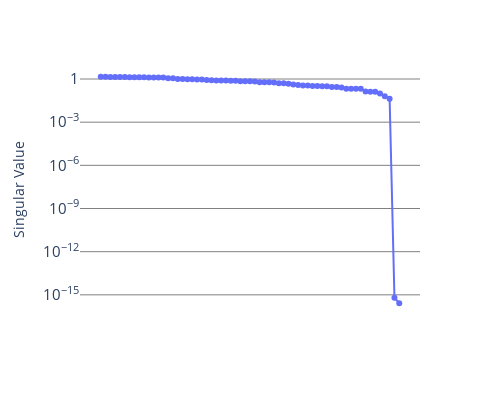

Notebook code cell kept with this figure:
### Code cell
print(K.shape)
s,v = spectral_dec(K)
df = {"Ordered Singular Values":np.arange(len(s),dtype=int),"Singular Value":np.array(s)}
fig = px.line(df,x="Ordered Singular Values",y="Singular Value",log_y=True,markers=".")
fig.update_xaxes(visible=False)
fig.update_yaxes(exponentformat="power",gridcolor="gray")
fig.update_layout(width=500,height=400,plot_bgcolor="white",)
fig.show()
# fig.write_image("../figures/degeneratekernel.pdf")

### Figure 1 — Plotly figure (JSON) as saved in the notebook; plotly's stock layout.template omitted (floating-point values rounded to 4 significant figures)
{"data": [{"hovertemplate": "Ordered Singular Values=%{x}<br>Singular Value=%{y}<extra></extra>", "legendgroup": "", "line": {"color": "#636efa", "dash": "solid"}, "marker": {"symbol": "circle"}, "mode": "markers+lines", "name": "", "orientation": "v", "showlegend": false, "type": "scatter", "x": [0, 1, 2, 3, 4, 5, 6, 7, 8, 9, 10, 11, 12, 13, 14, 15, 16, 17, 18, 19, 20, 21, 22, 23, 24, 25, 26, 27, 28, 29, 30, 31, 32, 33, 34, 35, 36, 37, 38, 39, 40, 41, 42, 43, 44, 45, 46, 47, 48, 49, 50, 51, 52, 53, 54, 55, 56, 57, 58, 59, 60, 61, 62], "xaxis": "x", "y": [1.435, 1.435, 1.381, 1.381, 1.36, 1.36, 1.309, 1.309, 1.301, 1.301, 1.297, 1.297, 1.262, 1.262, 1.149, 1.149, 1.007, 1.007, 0.9547, 0.9547, 0.9135, 0.9135, 0.8547, 0.8092, 0.7871, 0.7844, 0.7844, 0.7445, 0.7445, 0.7015, 0.6883, 0.6883, 0.6579, 0.6048, 0.6048, 0.588, 0.5797, 0.5085, 0.5085, 0.4611, 0.4185, 0.3908, 0.3504, 0.3504, 0.3284, 0.3284, 0.3102, 0.3102, 0.2835, 0.2822, 0.2603, 0.2106, 0.2106, 0.2105, 0.2105, 0.1363, 0.1323, 0.1285, 0.09797, 0.06441, 0.04261, 6.401e-16, 2.605e-16], "yaxis": "y"}], "layout": {"height": 400, "legend": {"tracegroupgap": 0}, "margin": {"t": 60}, "plot_bgcolor": "white", "width": 500, "xaxis": {"anchor": "y", "domain": [0, 1], "title": {"text": "Ordered Singular Values"}, "visible": false}, "yaxis": {"anchor": "x", "domain": [0, 1], "exponentformat": "power", "gridcolor": "gray", "title": {"text": "Singular Value"}, "type": "log"}}}
